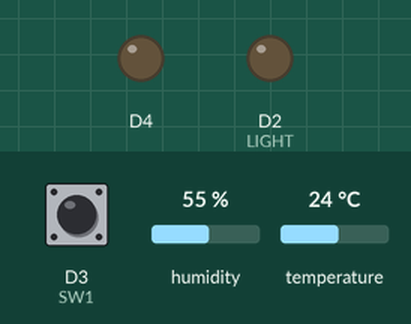
This sketch was run on a simulated ESP8266 (NodeMCU). Parts: output pins drawn as LEDs (lit = HIGH, except the on-board LED, lit = LOW). The test bench sets the inputs (shaded band); at power-on: D3 (SW1) HIGH, humidity 55 %, temperature 24 °C.

Above: at 30.0 s.
Timing chart, 0 to 78.0 s (numbered marks = the images above):
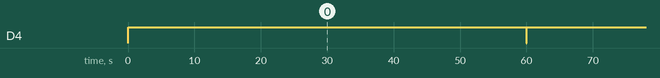

The sketch:

IFTTT_LightnSWnTemp.ino
```cpp
#include <SPI.h>
#include <ESP8266WiFi.h>
#include <ThingerWifi.h>
#include "DHT.h"

#define USERNAME "jyounnim"
#define DEVICE_ID "esp8266"
#define DEVICE_CREDENTIAL "RSOo@ggBHOu!"

#define SSID "jyoun-soohee"
#define SSID_PASSWORD "07040251995"

// Pin config
#define DHTPIN  D1
#define LIGHT   D2
#define SW1     D3

// dht config
#define DHTTYPE DHT11

DHT dht(DHTPIN, DHTTYPE, 25);

ThingerWifi thing(USERNAME, DEVICE_ID, DEVICE_CREDENTIAL);

char preKeyValue=0, keyValue=0;
unsigned long previousMillis = 0;      // to know when to post the temperature
unsigned int minutes_interval = 1;    // variable in minutes for posting the temperature

void call_key_endpoint(char key){
  digitalWrite(BUILTIN_LED, LOW);
  pson tweet_content;
  tweet_content["value1"] = dht.readTemperature();
  tweet_content["value2"] = dht.readHumidity();
  if( key == 0 )
    tweet_content["value3"] = "Release";
  else
    tweet_content["value3"] = "Press";
  thing.call_endpoint("temperature_tweet", tweet_content);
  digitalWrite(BUILTIN_LED, HIGH);

#if (0)
  Serial.print("Temperature: ");
  Serial.println(dht.readTemperature());
  Serial.print("Humidity: ");
  Serial.println(dht.readHumidity());
  Serial.print("Key: ");
  Serial.println(key);
#endif
}

void call_temperature_endpoint(){
  digitalWrite(BUILTIN_LED, LOW);
  pson tweet_content;
  tweet_content["value1"] = dht.readTemperature();
  tweet_content["value2"] = dht.readHumidity();
  if( preKeyValue == 0 )
    tweet_content["value3"] = "Release";
  else
    tweet_content["value3"] = "Press";
  thing.call_endpoint("temperature_tweet", tweet_content);
  digitalWrite(BUILTIN_LED, HIGH);

#if (0)
  Serial.print("Temperature: ");
  Serial.println(dht.readTemperature());
  Serial.print("Humidity: ");
  Serial.println(dht.readHumidity());
  Serial.print("Key: ");
  Serial.write(preKeyValue);
  Serial.println();
#endif
}

void setup() {
  dht.begin();
  pinMode(BUILTIN_LED, OUTPUT);

  // initialize digital pin 2 as an output.
  pinMode(LIGHT, OUTPUT);
  // initialize digital pin 3 as an input.
  pinMode(SW1, INPUT);

//  Serial.begin(115200);

  // turn off led
  digitalWrite(BUILTIN_LED, HIGH);

  thing.add_wifi(SSID, SSID_PASSWORD);

  // resource for reading sensor temperature from API
  thing["dht11"] >> [](pson& out){
    out["humidity"] = dht.readHumidity();
    out["celsius"] = dht.readTemperature();
    out["fahrenheit"] = dht.readTemperature(true);
  };

  // resource that will allow changing the tweet interval
  thing["tweet_interval"] << [](pson& in){
    if(in.is_empty()) in = minutes_interval;
    else minutes_interval = (unsigned int) in;
  };

  // this resource will allow sending the tweet as requested
  thing["tweet_test"] = [](){
    call_temperature_endpoint();
  };
}

void loop() {
  thing.handle();

  unsigned long currentMillis = millis();

  checkKey();
  if(minutes_interval>0 && currentMillis - previousMillis >= minutes_interval*60000)
  {
    previousMillis = currentMillis;
    call_temperature_endpoint();
  }
}

void checkKey()
{
    keyValue = digitalRead(SW1);
    if( preKeyValue != keyValue )
    {
      call_key_endpoint(keyValue);
      preKeyValue = keyValue;
    }
}
```

Measured:
- by itself, D4: alternates HIGH for 60.0 s and LOW for 0.02 s
